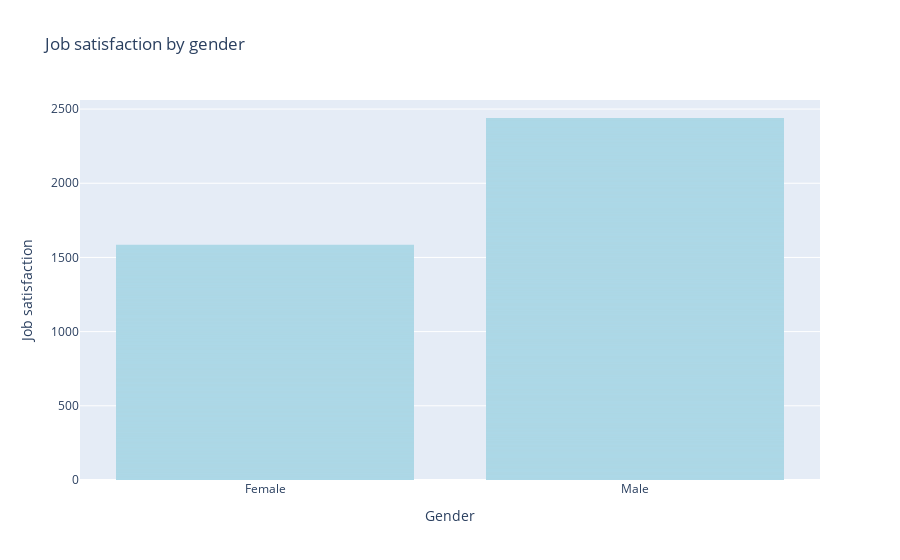

Here is the notebook cell this chart was saved with:
### Markdown cell above
> Job satisfaction by gender

### Code cell
fig = px.bar(sub_data, x='Gender', y='JobSatisfaction',
              title='Job satisfaction by gender', color='Gender',
              labels={'JobSatisfaction'})
fig.update_traces(marker=dict(line=dict(width=2, color='lightblue')))

fig.update_layout(
    xaxis_title='Gender',
    yaxis_title='Job satisfaction',
    showlegend=False)
fig.show()

### Figure 1 — Plotly figure (JSON) as saved in the notebook; plotly's stock layout.template omitted (floating-point values rounded to 4 significant figures; data arrays with more than 128 entries replaced by an {"elided": "..."} marker saying what was removed)
{"data": [{"alignmentgroup": "True", "hovertemplate": "Gender=%{x}<br>JobSatisfaction=%{y}<extra></extra>", "legendgroup": "Female", "marker": {"color": "#636efa", "line": {"color": "lightblue", "width": 2}, "pattern": {"shape": ""}}, "name": "Female", "offsetgroup": "Female", "orientation": "v", "showlegend": true, "textposition": "auto", "type": "bar", "x": {"elided": "588 str values"}, "xaxis": "x", "y": {"elided": "588 int values"}, "yaxis": "y"}, {"alignmentgroup": "True", "hovertemplate": "Gender=%{x}<br>JobSatisfaction=%{y}<extra></extra>", "legendgroup": "Male", "marker": {"color": "#EF553B", "line": {"color": "lightblue", "width": 2}, "pattern": {"shape": ""}}, "name": "Male", "offsetgroup": "Male", "orientation": "v", "showlegend": true, "textposition": "auto", "type": "bar", "x": {"elided": "882 str values"}, "xaxis": "x", "y": {"elided": "882 int values"}, "yaxis": "y"}], "layout": {"barmode": "relative", "legend": {"title": {"text": "Gender"}, "tracegroupgap": 0}, "showlegend": false, "title": {"text": "Job satisfaction by gender"}, "xaxis": {"anchor": "y", "categoryarray": ["Female", "Male"], "categoryorder": "array", "domain": [0, 1], "title": {"text": "Gender"}}, "yaxis": {"anchor": "x", "domain": [0, 1], "title": {"text": "Job satisfaction"}}}}
